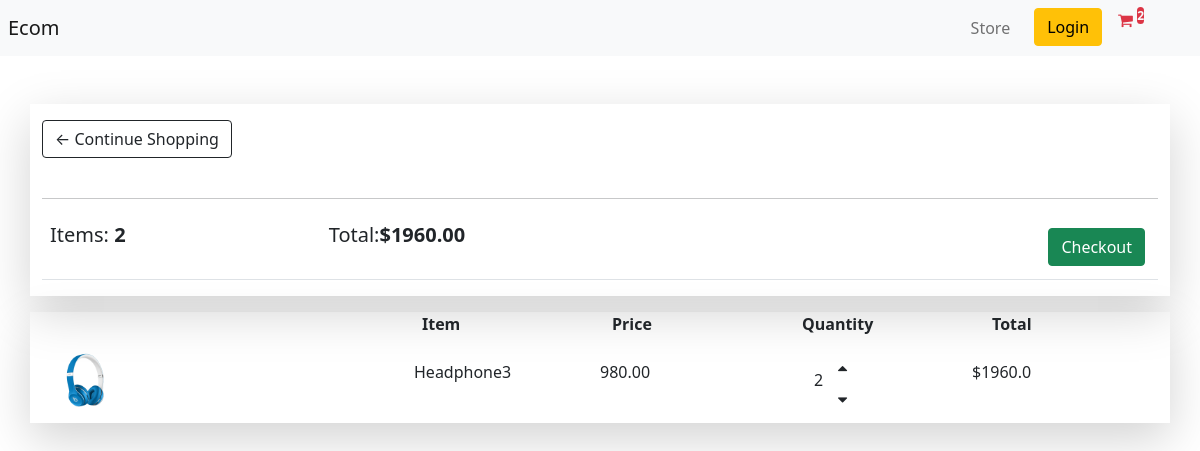
/cart/ (signed in), run on an earlier commit of the app's database.
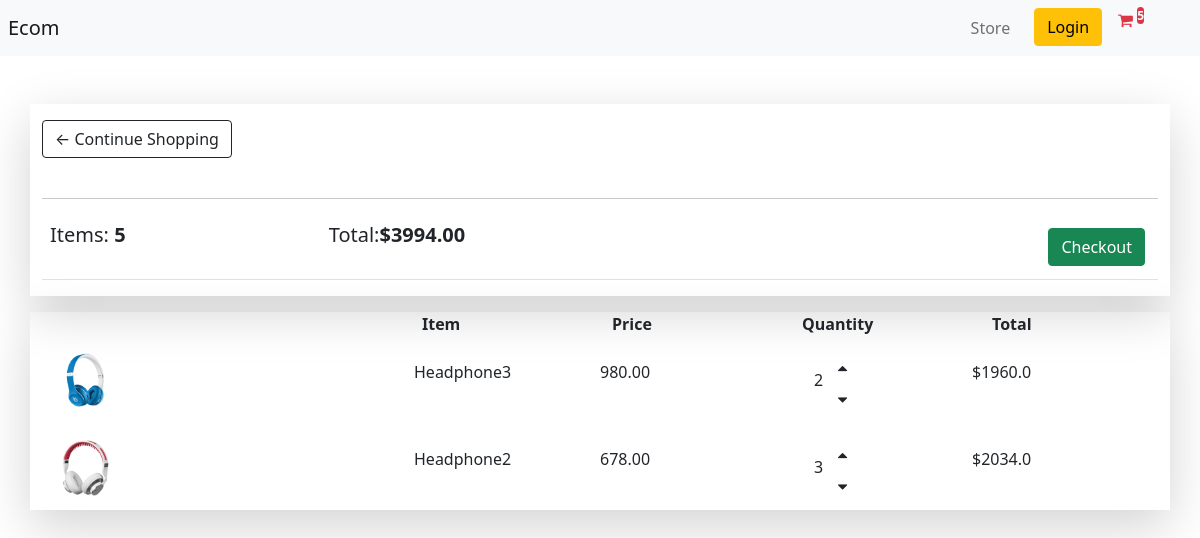
And on a later commit of the database.
### store/models.py (models this page shows, shortened)
class Order (models.Model):
    customer = models.ForeignKey(Customer, on_delete= models.SET_NULL, null=True, blank=True)
    complete = models.BooleanField(default=False)
    date_ordered = models.DateTimeField(auto_now_add=True)
    transaction_id = models.CharField(max_length=100, null=True)
    @property
    def get_cart_total(self):
        orderitems = self.orderitem_set.all()
        total = sum ([item.get_total for item in orderitems])
        return total
    @property
    def get_cart_items(self):
        orderitems = self.orderitem_set.all()
        total = sum ([item.quantity for item in orderitems])
        return total

class OrderItem(models.Model):
    product = models.ForeignKey(Product, on_delete=models.SET_NULL, null=True)
    order = models.ForeignKey(Order, on_delete = models.SET_NULL, null=True)
    quantity= models.IntegerField(default=0, null=True, blank=True)
    date_added = models.DateTimeField(auto_now_add=True)
    @property
    def get_total(self):
        total = self.product.price * self.quantity
        return total

class Product (models.Model):
    name = models.CharField(max_length=200)
    price = models.FloatField()
    digital = models.BooleanField(default=False, null=True, blank=True)
    image = models.ImageField(null=True, blank= True)
    @property
    def imageURL(self):
        try:
             url = self.image.url
        except:
            url = ''
        return url

### store/views.py (the view)
# urls.py: path('cart/', views.cart, name="cart"),
def cart(request):
	if request.user.is_authenticated:
		customer = Customer.objects.filter(id = request.user.id).first()
		order, created = Order.objects.get_or_create(customer=customer, complete= False)
		items = order.orderitem_set.all()
		cartItems = order.get_cart_items
	else:
		items = []
		order = {'get_cart_total':0, 'get_cart_items':0, 'shipping':False}
		cartItems = order['get_cart_items']
	context = {'items': items, 'order':order, 'cartItems':cartItems}
	return render(request, 'store/cart.html', context)

### store/templates/store/cart.html
{% extends 'store/main.html' %}
{% load static %}
{% block content %}
<div class="row mt-5">
    <div class="col-lg-12 shadow-lg">
        <a class="btn btn-outline-dark mt-3" href="{% url 'store' %}">&#x2190; Continue Shopping</a>
        <br>
        <br>
        <hr>
        <table class="table">
            <tr>
                <th>
                    <h5>Items: <strong>{{order.get_cart_items}}</strong></h5>
                </th>
                <th>
                    <h5>Total:<strong>${{order.get_cart_total|floatformat:2}}</strong></h5>
                </th>
                <th>
                    <a style="float:right; margin:5px;" class="btn btn-success" href="{% url 'checkout' %}">Checkout</a>
                </th>
            </tr>
        </table>
    </div>
</div>
<div class="row shadow-lg mt-3">
    <div class="col-lg-4"></div>
    <div class="col-lg-2"><strong>Item</strong></div>
    <div class="col-lg-2"><strong>Price</strong></div>
    <div class="col-lg-2"><strong>Quantity</strong></div>
    <div class="col-lg-2"><strong>Total</strong></div>
    {% for item in items %}
    <div class="row d-flex">
        <div class="col-lg-4"><img src="{{item.product.imageURL}}" class="img-fluid w-25"></div>
        <div class="col-lg-2 mt-4">
            <p>{{item.product.name}}</p>
        </div>
        <div class="col-lg-2 mt-4">
            <p>{{item.product.price|floatformat:2}}</p>
        </div>
        <div class="col-lg-2 mt-4">
            <div class="row ms-3">
                <div class="col-lg-1 mt-2">
                    <p>{{item.quantity}}</p>
                </div>
                <div class="col-lg-1  m-0">
                    <p class="m-0 pt-0 update-cart" data-product="{{item.product.id}}" data-action="add"><i class="fa fa-sort-asc" aria-hidden="true" ></i></p>
                    <p class="m-0 pt-0 update-cart" data-product="{{item.product.id}}" data-action="remove"><i class="fa fa-sort-desc " aria-hidden="true"></i></p>
                </div>
            </div>
        </div>
        <div class="col-lg-2 mt-4">
            <p>${{item.get_total}}</p>
        </div>
    </div>
    {% endfor %}
</div>
{% endblock content %}

### store/templates/store/main.html (shortened to what this page needs)
<!DOCTYPE html>
{% load static %}
<html lang="en">
<head>
    <link href="https://cdn.jsdelivr.net/npm/bootstrap@5.0.2/dist/css/bootstrap.min.css" rel="stylesheet"
>
    <link rel="stylesheet" href="https://cdnjs.cloudflare.com/ajax/libs/font-awesome/4.7.0/css/font-awesome.min.css" />
</head>
<body>
    <nav class="navbar navbar-expand-lg navbar-light bg-light">
        <a class="navbar-brand ms-2" href="{% url 'store' %}">Ecom</a>
        <div class="collapse navbar-collapse" id="navbarSupportedContent">
            <ul class="navbar-nav ms-auto me-5">
                <li class="nav-item active">
                    <a class="nav-link mx-2" href="{% url 'store' %}">Store <span class="sr-only">(current)</span></a>
                </li>
                <li>
                    <a href="#" class="btn btn-warning mx-2">Login</a>
                </li>
                <li>
                    <a class="mx-2 text-decoration-none" href="{% url 'cart' %}">
                        <i class="fa fa-shopping-cart  text-danger" aria-hidden="true"></i>
                        <sup class="bg-danger rounded text-light fw-bold">{{cartItems}}</sup>
                    </a>
                </li>
            </ul>
        </div>
    </nav>
    <div class="container">
        {% block content %}
        {% endblock content %}
    </div>
</body>
</html>

What changed in the data, as far as the page shows it:
computed for Order: get_cart_items "2" → "5"; get_cart_total "1960.00" → "3994.00"
added OrderItem: product.imageURL (picture), product.name "Headphone2", product.price "678.00", quantity "3", get_total "2034.0"
Also different on the page:
{{ cartItems }}: "2" → "5"
